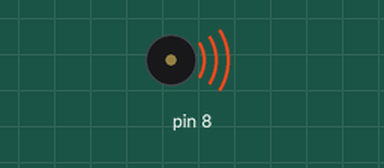
The sketch below on a simulated Arduino Uno, built with avr-gcc and run on an emulated ATmega328P. Shown: buzzer (waves = sounding).

Above: at 0.1 s.
Timing chart, 0 to 1.6 s (numbered marks = the images above):
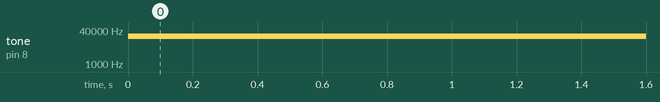

Measured:
- by itself, tone on pin 8: silent → 20000 Hz at 0.00 s

The sketch:

prad_prostokatny.ino
```cpp
void setup() {
pinMode(8,OUTPUT);
}

void loop() {
tone(8, 20000);
}
```
